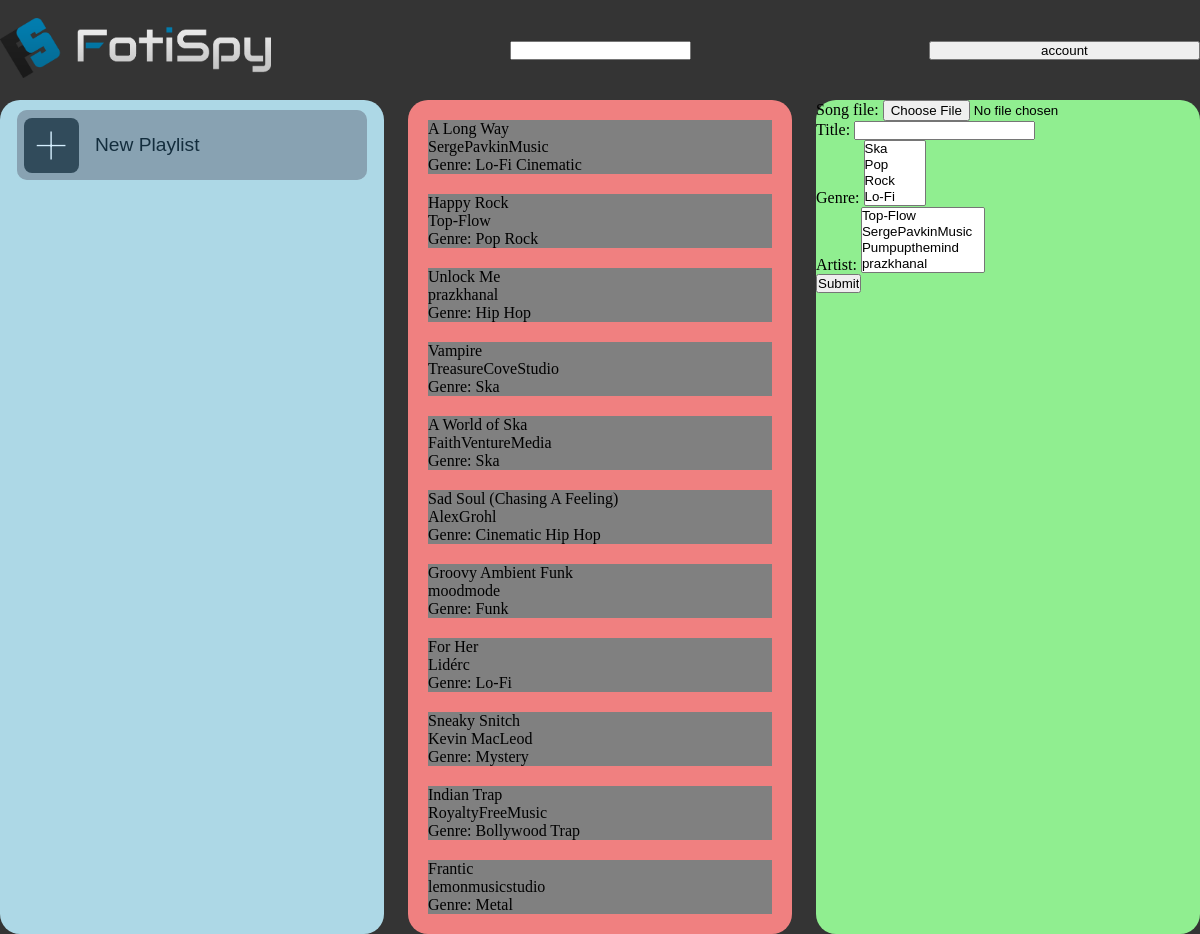
The app's page /iframetest/ with its own data.
### app/models.py (models this page shows, shortened)
class Song(models.Model):
    title = models.CharField(max_length=50)
    song_file = models.FileField(upload_to='')
    artist = models.ManyToManyField(Artist)
    genre = models.ManyToManyField(Genre)

class Artist(models.Model):
    name = models.CharField(max_length=50)
    def __str__(self):
        return self.name

class Genre(models.Model):
    name = models.CharField(max_length=50)
    def __str__(self):
        return self.name

### app/views.py (the view, shortened to what this page needs)
# urls.py: path('iframetest/', home_frame, name='ift'),
def home_frame(req: HttpRequest) -> HttpResponse:
    songs = Song.objects.all()
    songForm = AddSongForm()
    playlistForm = None
    playlists = None
    if req.user.is_authenticated:
        playlistForm = NewPlaylistForm()
        playlists = req.user.playlist_set.all()
    print(playlistForm)
    context = {'songs': songs, 'playlistForm': playlistForm, 'songForm': songForm, 'playlists': playlists}
    return render(req, 'add-playlist.html', context)

### app/forms.py (shortened to what this page needs)
class AddSongForm(forms.ModelForm):
    class Meta:
        model = Song
        fields = ['song_file', 'title', 'genre', 'artist']

### app/templates/add-playlist.html (shortened to what this page needs)
{% extends "homepageiframe.html" %}
{% block formcontent %}
{% if songForm %}
<form action="" method='POST' enctype="multipart/form-data">
    {{songForm.as_p}}
    <input type="submit" name='Add Song'>
</form>
{% endif %}
{% endblock formcontent %}

### app/templates/homepageiframe.html (shortened to what this page needs)
{% load static %}
<!DOCTYPE html>
<html lang="en">
    <head>
        <link rel="stylesheet" href="{% static "styles.css" %}">
    </head>
    <body>
        <div id='user-interface-wrapper'>
            <header class='ui-header'>
                <div class="icon-title">
                    <img class='fotispy-icon' src="{% static "FotiSpyLogoText.png" %}" alt="FotiSpy">
                </div>
                <input type="search">
                <button class='accountBtn'>account</button>
            </header>
            <div class="ui-container">
                <div id='playlists-container'>
                    <div id='gridifier'>
                        <div class='playlist-wrapper'>
                            <div id="new-playlist" class='playlist-button'>
                                <div class='playlist-icon-wrapper'>
                                    <div id='new-playlist-icon'>+</div>
                                </div>
                                <div class='playlist-text-wrapper'>
                                    <p class='playlist-text'>New Playlist</p>
                                </div>
                            </div>
                        </div>
                        <button id="playlistBtn"></button>
                    </div>
                </div>
                <div id='songs-container'>
                    {% for song in songs %}
                    <div class="song-wrapper">
                        <div class='songObject' title={{song.song_file.url}}>{{song.title}}</div>
                        <div>{% for artist in song.artist.all %}<span>{{artist.name}}</span>{% endfor %}</div>
                        <div>Genre: {% for genre in song.genre.all %}<span>{{genre.name}} </span>{% endfor %}</div>
                    </div>
                    {% endfor %}
                </div>
                <div id='other-container'>
                    {% block formcontent %}{% endblock formcontent %}
                </div>
            </div>
        </div>
    </body>
</html>

### app/static/styles.css (style rules this page uses)
* { padding: 0; margin: 0; backface-visibility: hidden; }
#user-interface-wrapper { width: 100vw; height: 100vh; background-color: #343434; display: flex; flex-direction: column; }
.ui-header { width: 100vw; height: 100px; display: flex; justify-content: space-between; align-items: center; }
.fotispy-icon { height: 60px; }
.accountBtn { width: 271.09px; }
.ui-container { display: flex; width: 100%; height: calc(100% - 100px); justify-content: space-between; }
#playlists-container { background-color: lightblue; height: 100%; width: 32%; overflow-y: scroll; border-radius: 20px; scrollbar-width: none; }
#songs-container { background-color: lightcoral; height: 100%; width: 32%; overflow-y: scroll; border-radius: 20px; scrollbar-width: none; }
#other-container { background-color: lightgreen; height: 100%; width: 32%; border-radius: 20px; }
.playlist-button { width: 350px; height: 70px; display: flex; background-color: #999999; border-radius: 10px; }
.playlist-icon-wrapper { display: flex; align-items: center; justify-content: center; height: 70px; width: 70px; }
#new-playlist-icon { display: flex; height: 55px; width: 55px; background-color: rgb(39, 39, 39); border-radius: 8px; color: white; justify-content: center; align-items: center; font-size: 70px; font-weight: 100; font-family: Montserrat; }
.playlist-text-wrapper { display: flex; flex-direction: column; justify-content: center; padding-left: 10px; width: 280px; height: 70px; font-family: sans-serif; }
.playlist-text { font-size: 1.2em; }
.playlist-wrapper { width: 100%; height: 90px; display: flex; align-items: center; justify-content: center; }
.playlistBtn, #playlistBtn { display: flex; justify-self: center; align-self: center; padding: 0 6.5px; background: transparent; justify-content: space-between; align-items: center; background-color: rgba(188, 0, 0, 0.33); border: transparent; border-radius: 10px; width: 337px; height: 70px; }
#playlistBtn { width: 350px; }
.gridifier, #gridifier { display: grid; }
.playlist-wrapper, .playlistBtn, #playlistBtn { grid-column: 1; grid-row: 1; }
#playlistBtn { background-color: #51bcfe3d; z-index: 2; }
.song-wrapper { background-color: gray; margin: 20px; }

### records on screen
Song: title "A Long Way"
Artist: name "SergePavkinMusic"
Genre: name "Lo-Fi"
Genre: name "Cinematic"
Song: title "Happy Rock"
Artist: name "Top-Flow"
Genre: name "Pop"
Genre: name "Rock"
Song: title "Unlock Me"
Artist: name "prazkhanal"
Genre: name "Hip Hop"
Song: title "Vampire"
Artist: name "TreasureCoveStudio"
Genre: name "Ska"
Song: title "A World of Ska"
Artist: name "FaithVentureMedia"
Song: title "Sad Soul (Chasing A Feeling)"
Artist: name "AlexGrohl"
Song: title "Groovy Ambient Funk"
Artist: name "moodmode"
Genre: name "Funk"
Song: title "For Her"
Artist: name "Lidérc"
Song: title "Sneaky Snitch"
Artist: name "Kevin MacLeod"
Genre: name "Mystery"
Song: title "Indian Trap"
Artist: name "RoyaltyFreeMusic"
Genre: name "Bollywood"
Genre: name "Trap"
Song: title "Frantic"
Artist: name "lemonmusicstudio"
Genre: name "Metal"
